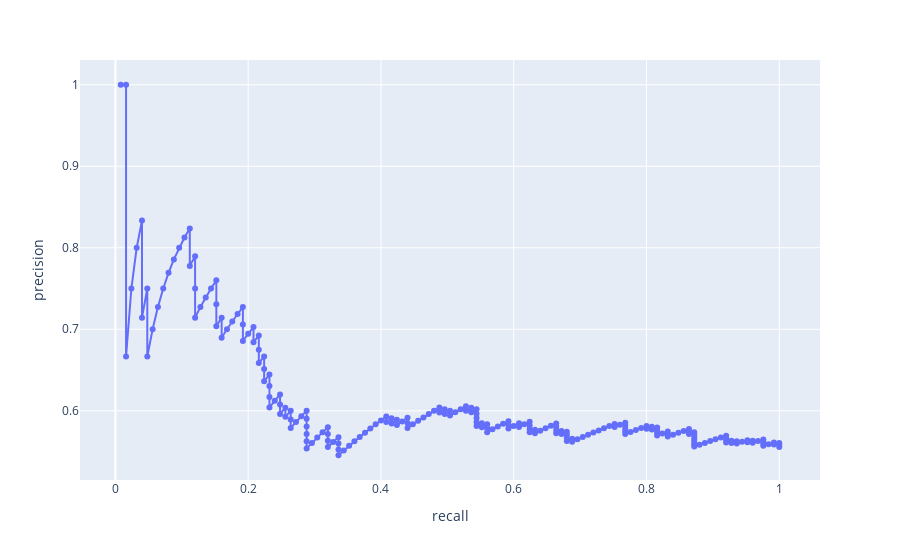

Write notebook code for a chart like this one.
### Code cell
precision, recall, thresholds = precision_recall_curve(df["Status"], rg.predict(df[["Income", "Debt"]]), 
                                                       pos_label = "Paid")

precision_recall_data = pd.DataFrame({"precision" : precision[:-1], "recall": recall[:-1], "T": thresholds})
px.line(precision_recall_data, y = "precision", x = "recall", hover_name = "T", markers = True)

### Figure 1 — Plotly figure (JSON) as saved in the notebook; plotly's stock layout.template omitted (floating-point values rounded to 4 significant figures; data arrays with more than 128 entries replaced by an {"elided": "..."} marker saying what was removed)
{"data": [{"hovertemplate": "<b>%{hovertext}</b><br><br>recall=%{x}<br>precision=%{y}<extra></extra>", "hovertext": {"elided": "225 float values"}, "legendgroup": "", "line": {"color": "#636efa", "dash": "solid"}, "marker": {"symbol": "circle"}, "mode": "lines+markers", "name": "", "orientation": "v", "showlegend": false, "type": "scatter", "x": {"elided": "225 float values"}, "xaxis": "x", "y": {"elided": "225 float values"}, "yaxis": "y"}], "layout": {"legend": {"tracegroupgap": 0}, "margin": {"t": 60}, "xaxis": {"anchor": "y", "domain": [0, 1], "title": {"text": "recall"}}, "yaxis": {"anchor": "x", "domain": [0, 1], "title": {"text": "precision"}}}}
